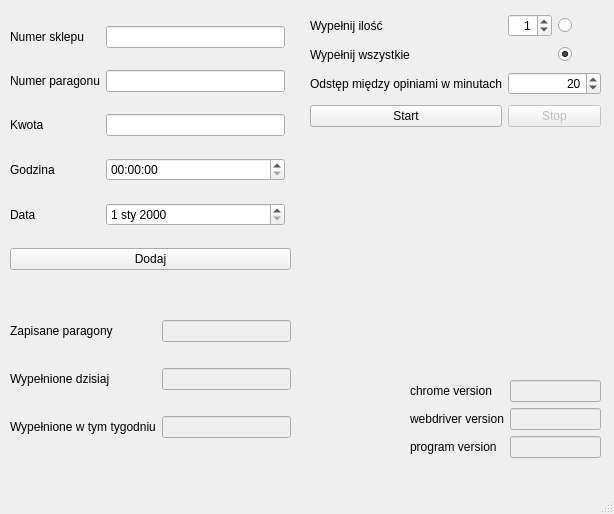
<?xml version="1.0" encoding="UTF-8"?>
<ui version="4.0">
 <class>MainWindow</class>
 <widget class="QMainWindow" name="MainWindow">
  <property name="enabled">
   <bool>true</bool>
  </property>
  <property name="geometry">
   <rect>
    <x>0</x>
    <y>0</y>
    <width>614</width>
    <height>514</height>
   </rect>
  </property>
  <property name="acceptDrops">
   <bool>false</bool>
  </property>
  <property name="windowTitle">
   <string>Automatyczne opinie - LIDL</string>
  </property>
  <property name="windowIcon">
   <iconset theme="lidl_logo.jpg">
    <normaloff>.</normaloff>.</iconset>
  </property>
  <property name="toolTip">
   <string/>
  </property>
  <property name="locale">
   <locale language="Polish" country="Poland"/>
  </property>
  <widget class="QWidget" name="centralwidget">
   <widget class="QWidget" name="gridLayoutWidget">
    <property name="geometry">
     <rect>
      <x>10</x>
      <y>10</y>
      <width>281</width>
      <height>281</height>
     </rect>
    </property>
    <layout class="QGridLayout" name="gridLayout">
     <item row="0" column="1">
      <widget class="QLineEdit" name="store_number"/>
     </item>
     <item row="3" column="1">
      <widget class="QTimeEdit" name="receipt_time"/>
     </item>
     <item row="2" column="0">
      <widget class="QLabel" name="label_3">
       <property name="text">
        <string>Kwota</string>
       </property>
      </widget>
     </item>
     <item row="2" column="1">
      <widget class="QLineEdit" name="receipt_value"/>
     </item>
     <item row="1" column="0">
      <widget class="QLabel" name="label">
       <property name="text">
        <string>Numer paragonu</string>
       </property>
      </widget>
     </item>
     <item row="3" column="0">
      <widget class="QLabel" name="label_4">
       <property name="text">
        <string>Godzina</string>
       </property>
      </widget>
     </item>
     <item row="4" column="0">
      <widget class="QLabel" name="label_5">
       <property name="text">
        <string>Data</string>
       </property>
      </widget>
     </item>
     <item row="4" column="1">
      <widget class="QDateEdit" name="receipt_date"/>
     </item>
     <item row="5" column="0" colspan="3">
      <widget class="QPushButton" name="save_button">
       <property name="text">
        <string>Dodaj</string>
       </property>
      </widget>
     </item>
     <item row="1" column="1">
      <widget class="QLineEdit" name="receipt_number"/>
     </item>
     <item row="0" column="0">
      <widget class="QLabel" name="label_2">
       <property name="text">
        <string>Numer sklepu</string>
       </property>
      </widget>
     </item>
    </layout>
   </widget>
   <widget class="QWidget" name="gridLayoutWidget_2">
    <property name="geometry">
     <rect>
      <x>10</x>
      <y>300</y>
      <width>281</width>
      <height>161</height>
     </rect>
    </property>
    <layout class="QGridLayout" name="gridLayout_2">
     <item row="2" column="0">
      <widget class="QLabel" name="label_8">
       <property name="text">
        <string>Wypełnione w tym tygodniu</string>
       </property>
      </widget>
     </item>
     <item row="0" column="0">
      <widget class="QLabel" name="label_6">
       <property name="text">
        <string>Zapisane paragony</string>
       </property>
      </widget>
     </item>
     <item row="1" column="1">
      <widget class="QLineEdit" name="receipt_today">
       <property name="enabled">
        <bool>false</bool>
       </property>
      </widget>
     </item>
     <item row="2" column="1">
      <widget class="QLineEdit" name="receipt_this_week">
       <property name="enabled">
        <bool>false</bool>
       </property>
      </widget>
     </item>
     <item row="0" column="1">
      <widget class="QLineEdit" name="saved_receipt">
       <property name="enabled">
        <bool>false</bool>
       </property>
       <property name="focusPolicy">
        <enum>Qt::StrongFocus</enum>
       </property>
      </widget>
     </item>
     <item row="1" column="0">
      <widget class="QLabel" name="label_7">
       <property name="text">
        <string>Wypełnione dzisiaj</string>
       </property>
      </widget>
     </item>
    </layout>
   </widget>
   <widget class="QWidget" name="gridLayoutWidget_3">
    <property name="geometry">
     <rect>
      <x>310</x>
      <y>10</y>
      <width>291</width>
      <height>121</height>
     </rect>
    </property>
    <layout class="QGridLayout" name="gridLayout_3">
     <item row="0" column="1">
      <widget class="QSpinBox" name="spinBox_amount">
       <property name="alignment">
        <set>Qt::AlignRight|Qt::AlignTrailing|Qt::AlignVCenter</set>
       </property>
       <property name="value">
        <number>1</number>
       </property>
      </widget>
     </item>
     <item row="0" column="2">
      <widget class="QRadioButton" name="radioButton_amount">
       <property name="text">
        <string/>
       </property>
      </widget>
     </item>
     <item row="0" column="0">
      <widget class="QLabel" name="label_9">
       <property name="text">
        <string>Wypełnij ilość</string>
       </property>
      </widget>
     </item>
     <item row="2" column="0">
      <widget class="QLabel" name="label_11">
       <property name="text">
        <string>Odstęp między opiniami w minutach</string>
       </property>
      </widget>
     </item>
     <item row="2" column="1" colspan="2">
      <widget class="QSpinBox" name="spinBox_time_to_wait">
       <property name="layoutDirection">
        <enum>Qt::LeftToRight</enum>
       </property>
       <property name="alignment">
        <set>Qt::AlignRight|Qt::AlignTrailing|Qt::AlignVCenter</set>
       </property>
       <property name="maximum">
        <number>1440</number>
       </property>
       <property name="value">
        <number>20</number>
       </property>
      </widget>
     </item>
     <item row="1" column="2">
      <widget class="QRadioButton" name="radioButton_all">
       <property name="text">
        <string/>
       </property>
       <property name="checked">
        <bool>true</bool>
       </property>
       <property name="autoRepeatDelay">
        <number>100</number>
       </property>
       <property name="autoRepeatInterval">
        <number>50</number>
       </property>
      </widget>
     </item>
     <item row="1" column="0" colspan="2">
      <widget class="QLabel" name="label_10">
       <property name="text">
        <string>Wypełnij wszystkie</string>
       </property>
      </widget>
     </item>
     <item row="3" column="0">
      <widget class="QPushButton" name="button_start">
       <property name="text">
        <string>Start</string>
       </property>
      </widget>
     </item>
     <item row="3" column="1" colspan="2">
      <widget class="QPushButton" name="button_stop">
       <property name="enabled">
        <bool>false</bool>
       </property>
       <property name="text">
        <string>Stop</string>
       </property>
      </widget>
     </item>
    </layout>
   </widget>
   <widget class="QWidget" name="formLayoutWidget">
    <property name="geometry">
     <rect>
      <x>410</x>
      <y>380</y>
      <width>191</width>
      <height>81</height>
     </rect>
    </property>
    <layout class="QFormLayout" name="formLayout">
     <item row="0" column="0">
      <widget class="QLabel" name="label_12">
       <property name="text">
        <string>chrome version</string>
       </property>
      </widget>
     </item>
     <item row="1" column="0">
      <widget class="QLabel" name="label_13">
       <property name="text">
        <string>webdriver version</string>
       </property>
      </widget>
     </item>
     <item row="2" column="0">
      <widget class="QLabel" name="label_14">
       <property name="text">
        <string>program version</string>
       </property>
      </widget>
     </item>
     <item row="0" column="1">
      <widget class="QLineEdit" name="lineEdit_8">
       <property name="enabled">
        <bool>false</bool>
       </property>
      </widget>
     </item>
     <item row="1" column="1">
      <widget class="QLineEdit" name="lineEdit_9">
       <property name="enabled">
        <bool>false</bool>
       </property>
      </widget>
     </item>
     <item row="2" column="1">
      <widget class="QLineEdit" name="program_version">
       <property name="enabled">
        <bool>false</bool>
       </property>
      </widget>
     </item>
    </layout>
   </widget>
  </widget>
  <widget class="QMenuBar" name="menubar">
   <property name="geometry">
    <rect>
     <x>0</x>
     <y>0</y>
     <width>614</width>
     <height>22</height>
    </rect>
   </property>
  </widget>
  <widget class="QStatusBar" name="statusbar"/>
 </widget>
 <resources/>
 <connections/>
</ui>
